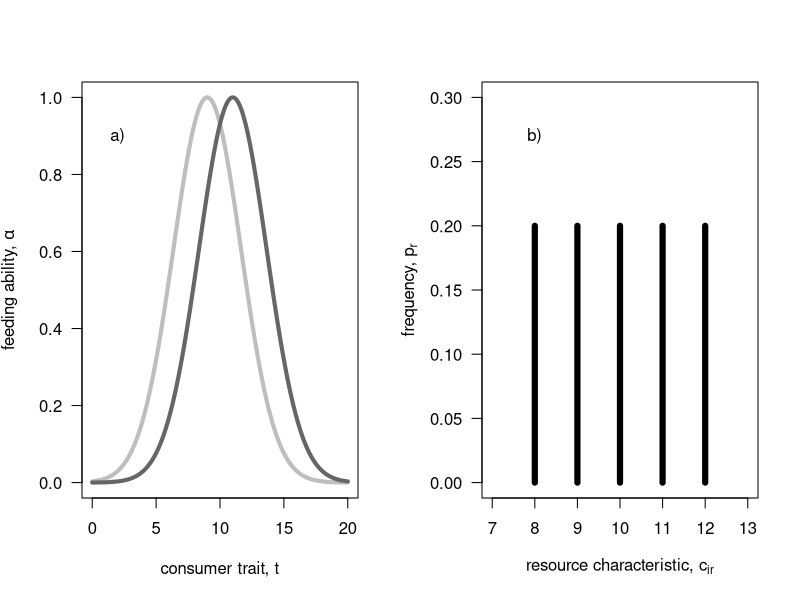
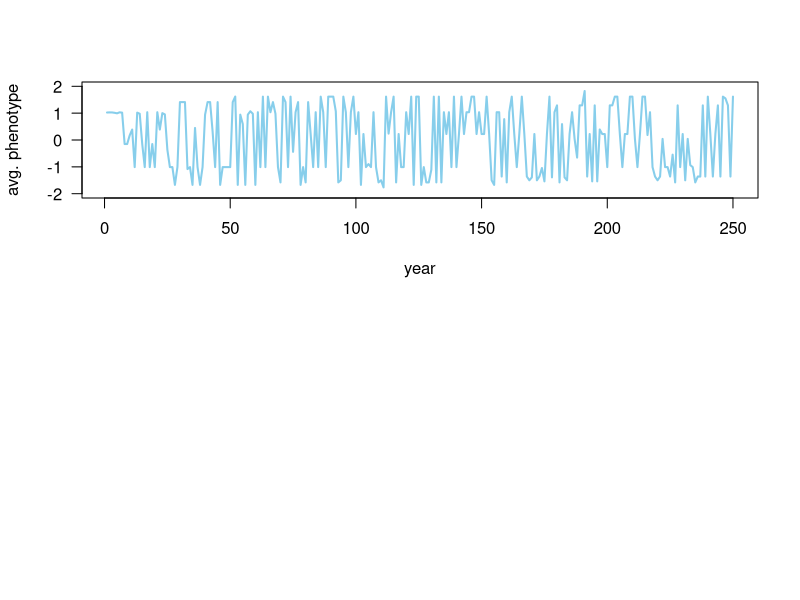

Here is the R script that generated these plots, in order: (Note: this script raises an error after producing the figures.)

rm(list=ls())  #removes stuff from environment.
# plot resource distribution            ----
par(mfrow=c(1,2))
z <- seq(0,20,0.01); omega<-7
plot( x=z, y=exp(- (z-9)^2 / (2 * omega)), lwd=4, col="gray", las=1, ylim=c(0,1), xlab="consumer trait, t", ylab=expression(paste("feeding ability, ",alpha)), type="l")
lines(x=z, y=exp(- (z-11)^2 / (2 * omega)), lwd=4, col="gray40")
text(x=2, y=0.9*1, "a)")

ct <- 8:12
plot(x=ct, y=rep.int(0.2, 5), las=1, ylab=expression(paste("frequency, ", p[r])), xlab=expression(paste("resource characteristic, ", c[i][,][r])), type="h", lwd=6, xlim=c(7,13), ylim=c(0,0.3))
text(x=8, y=0.30*0.9, "b)")

par(mfrow=c(1,1))

# define simulation function            ----
resourceCompetition <- function(resProp, resFreq, popSize, resGen=1, mutProb=0.001, mutVar=0.1, years=200, iniPmean=5, iniPvar=0.05, dispProb=0.5){

  # initialize population ......................................
  pop           <- matrix(NA, ncol=3, nrow=sum(popSize))      #NA is used here to preallocate memory for each entry while still not filling them with a value. 
  colnames(pop) <- c("patch", "pheno", "fec")
  
  pop[,1] <- c(rep.int(1,popSize[1]), rep.int(2, popSize[2]))
  pop[,2] <- rnorm(n=sum(popSize), mean=iniPmean, sd=0.05)
  
  stats         <- NULL
  phenotype     <- NULL
  
  for(t in 1:years){
    
    # compute fecundity proxy ----
    # compute alpha - patch 1 ............................................................
    patch1    <- pop[pop[,1]==1,]   #This extracts all values in the pop matrix where the patch=1, i.e. they belong to patch 1. So all the rows with patch =2 are removed
    alphaSum1 <- NULL
    alpha1    <- NULL
    for(r in 1:ncol(resProp)){ # r<-1 # loop through each resource
      
      rp <- resProp[1,r]                                 # resource property 
      
      alpha     <- exp(-(patch1[,2]-rp)^2/ (2*resGen[1,1]) )  # compute all alphas
      alpha1    <- cbind(alpha1, alpha)                  # store all alphas
      alphaSum1 <- c(alphaSum1, sum(alpha) )             # store the sum over all alphas
      
    }
    
    # fec - patch 1 ............................................................
    for(i in 1:nrow(patch1)){
      
      fec <- 0
      for(r in 1:ncol(resProp)){ # r<-1; i<-1
        
        pi  <- resFreq[1,r]
        fec <- fec + pi * (alpha1[i,r]/alphaSum1[r])
        
      }
      patch1[i,3] <- fec
      
    }
    
    # alpha - patch 2 ............................................................
    patch2    <- pop[pop[,1]==2,]
    alphaSum2 <- NULL
    alpha2    <- NULL
    for(r in 1:ncol(resProp)){ # r<-1
      
      alpha     <- exp(-(patch2[,2]-resProp[2,r])^2/ (2*resGen[2,1]) )
      alpha2    <- cbind(alpha2, alpha)
      alphaSum2 <- c(alphaSum2, sum(alpha) )
      
    }
    
    # fec - patch 2 ............................................................
    for(i in 1:nrow(patch2)){
      
      fec <- 0
      for(r in 1:ncol(resProp)){ # r<-1; i<-1
        
        fec <- fec + resFreq[2,r]*alpha2[i,r]/alphaSum2[r]
        
      }
      patch2[i,3] <- fec
      
    }
    
    # create next generation  ----
    patch1new     <- patch1[sample(size=popSize[1], x=1:nrow(patch1),prob=patch1[,3], replace=T),]
    patch1new[,3] <- NA
    
    patch2new     <- patch2[sample(size=popSize[2], x=1:nrow(patch2),prob=patch2[,3], replace=T),]
    patch2new[,3] <- NA
    
    pop <- rbind(patch1new, patch2new)
    
    # mutate new generation   ----
    for(i in 1:nrow(pop)){
      
      if(runif(n=1, min=0, max=1)<=mutProb){
        
        pop[i,2] <- pop[i,2] + rnorm(n=1, mean=0, sd=mutVar)
        # print("mutation!")
        
      }
    }
    
    # dispersal               ----
    dispInds <- runif(n=nrow(pop))<dispProb
    dispInds <- which(dispInds==TRUE)
    if(length(dispInds)>=1){
      for(i in 1:length(dispInds)){
        if(pop[dispInds[i],1]==1){
          pop[dispInds[i],1] <- 2
        } else {
          pop[dispInds[i],1] <- 1
        }
      }
    }
    
    # extract stats           ----
    patch1    <- pop[pop[,1]==1,]
    patch2    <- pop[pop[,1]==2,]
    
    stats <- rbind( stats, c(t, mean(patch1[,2]), var(patch1[,2]), mean(patch2[,2]), var(patch2[,2]))) 
    phenotype <- rbind(phenotype, c(t, patch1[t,2], patch2[t,2]))
  }
  
  # return output stats .............................................
  colnames(stats) <- c("year", "mean1", "var1", "mean2", "var2")
  colnames(phenotype) <- c("year", "phenotype1", "phenotype2")
  return(phenotype)
  #return(stats)
  
}

# first test run                        ----
resFreqMatrix <- matrix(rep.int(0.2,5), nrow=2, ncol=5, byrow = TRUE); row.names(resFreqMatrix)<-c("patch1", "patch2")
resPropMatrix <- matrix(-2:2, nrow=2, ncol=5, byrow = TRUE)          ; row.names(resPropMatrix)<-c("patch1", "patch2")

data <- resourceCompetition(resProp=resPropMatrix, resFreq=resFreqMatrix, popSize=c(300, 300), resGen=matrix(c(0.5,0.5),ncol=1, nrow=2), mutProb=0.005, mutVar=0.5, years=250, iniPmean=1)

#For plotting "stats":

par(mfrow=c(2,1))
plot( x=data[,1], y=data[,2], lwd=2, col="skyblue", type="l", ylim=c(-2,2), las=1, xlab="year", ylab="avg. phenotype")
lines(x=data[,1], y=data[,4], lwd=2, col="coral"); abline(h=0, col="gray", lty=1)
legend("top", legend=c("patch 1", "patch 2"), lwd=2, lty=1, col=c("skyblue", "coral"), box.col="transparent", horiz=TRUE)

plot( x=data[,1], y=data[,3], lwd=2, col="skyblue", type="l", ylim=c(0,4), las=1, xlab="year", ylab="phenotypic variance")
lines(x=data[,1], y=data[,5], lwd=2, col="coral")
par(mfrow=c(1,1))

#Plotting "phenotypes":

# Create a plot with two lines (one for each patch)
plot(x=data[,1], y=data[,2], type="l", col="blue", xlab="Year", ylab="Phenotype", ylim=c(min(data[,2:3]), max(data[,2:3])))
lines(x=data[,1], y=data[,3], type="l", col="red")

# Add a legend to distinguish between patches
legend("topright", legend=c("Patch 1", "Patch 2"), col=c("blue", "red"), lty=1)

# Add a title to the plot
title("Phenotype Over Years for Patch 1 and Patch 2")



# explore parameters with replicates    ----
propVal    <- c(0.25, 0.4, 0.50, 0.55, 0.6, 0.7, 1.00)
propVar <- NULL

for(i in 1:length(propVal)){ # i<-1
  propVar    <- c(propVar, sum(((-2:2)*propVal[i]-0)^2)/5 )
}

dataP_mean <- NULL
dataP_sd   <- NULL
for(p in 1:length(propVal)){
  dataR_mean <- NULL
  dataR_sd   <- NULL
  for(r in 1:2){ 
    data       <- resourceCompetition(resProp=resPropMatrix*propVal[p], 
                                      resFreq=resFreqMatrix, 
                                      resGen=matrix(c(0.5,0.5),ncol=1, nrow=2), 
                                      mutProb=0.005, mutVar=0.5, 
                                      popSize=c(1000, 1000), 
                                      years=250, iniPmean=1)[250, ,drop=F]
    dataR_mean <- c( dataR_mean, mean(c(data[,2], data[,4])) )
    dataR_sd   <- c( dataR_sd  , mean(c(data[,3], data[,5])) )
  }
  dataP_mean <- rbind(dataP_mean, c(propVar[p], mean(dataR_mean), max(dataR_mean), min(dataR_mean)))
  dataP_sd   <- rbind(dataP_sd  , c(propVar[p], mean(dataR_sd)  , max(dataR_sd)  , min(dataR_sd)))
  print(p)
  
}
colnames(dataP_mean) <- c("resource var", "mean z", "max z"     , "min z")
colnames(dataP_sd)   <- c("resource var", "mean z", "max var(z)", "min var(z)")

# plot  .......................
par(mfrow=c(2,1))
plot(x=dataP_mean[,1], y=dataP_mean[,2], lwd=2, type="o", las=1, xlab="resource variation", ylab="mean phenotype", ylim=c(-1,1), xlim=c(0,max(dataP_sd[,1])))
lines(x=dataP_mean[,1], y=dataP_mean[,3], lwd=2, col="gray")
lines(x=dataP_mean[,1], y=dataP_mean[,4], lwd=2, col="gray")
abline(h=0, col="gray", lty=3)

plot(x=dataP_sd[,1], y=dataP_sd[,2], lwd=2, type="o", las=1, xlab="resource variation", ylab="phenotypic variance", ylim=c(0,2), xlim=c(0,max(dataP_sd[,1])))
lines(x=dataP_sd[,1], y=dataP_sd[,3], lwd=2, col="gray")
lines(x=dataP_sd[,1], y=dataP_sd[,4], lwd=2, col="gray")
abline(v=0.5, col="dodgerblue", lwd=2, lty=3)
legend("top", legend=c("resource generalism"), lty=3, lwd=2,col="dodgerblue", box.col="transparent")
